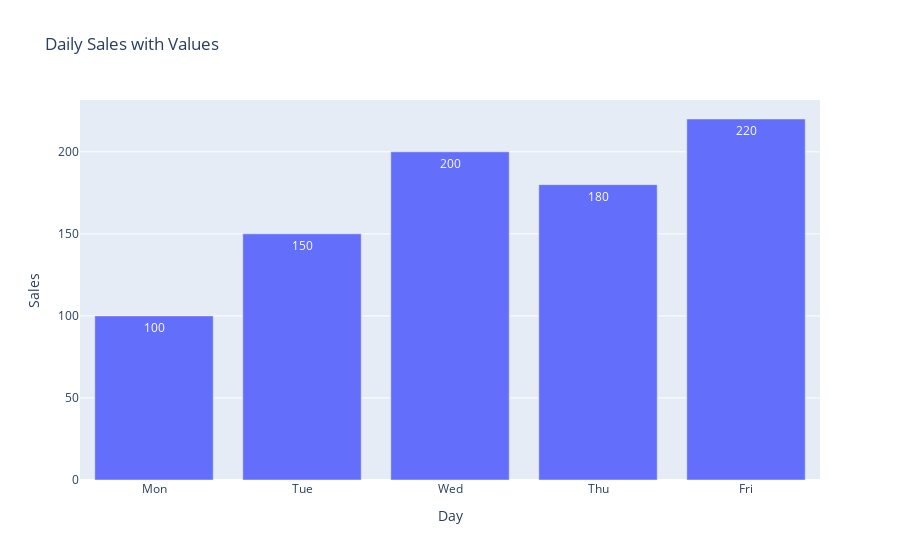

Notebook source saved alongside this figure:
### Markdown cell above
### Bar Plot Example 2: Bar Plot with Values on Bars

### Code cell
fig = px.bar(
    df,
    x="Day",
    y="Sales",
    text="Sales",
    title="Daily Sales with Values"
)
fig.show()

### Figure 1 — Plotly figure (JSON) as saved in the notebook; plotly's stock layout.template omitted (floating-point values rounded to 4 significant figures)
{"data": [{"hovertemplate": "Day=%{x}<br>Sales=%{text}<extra></extra>", "legendgroup": "", "marker": {"color": "#636efa", "pattern": {"shape": ""}}, "name": "", "orientation": "v", "showlegend": false, "text": [100.0, 150.0, 200.0, 180.0, 220.0], "textposition": "auto", "type": "bar", "x": ["Mon", "Tue", "Wed", "Thu", "Fri"], "xaxis": "x", "y": [100, 150, 200, 180, 220], "yaxis": "y"}], "layout": {"autosize": true, "barmode": "relative", "legend": {"tracegroupgap": 0}, "title": {"text": "Daily Sales with Values"}, "xaxis": {"anchor": "y", "autorange": true, "domain": [0, 1], "range": [-0.5, 4.5], "title": {"text": "Day"}, "type": "category"}, "yaxis": {"anchor": "x", "autorange": true, "domain": [0, 1], "range": [0, 231.6], "title": {"text": "Sales"}, "type": "linear"}}}
